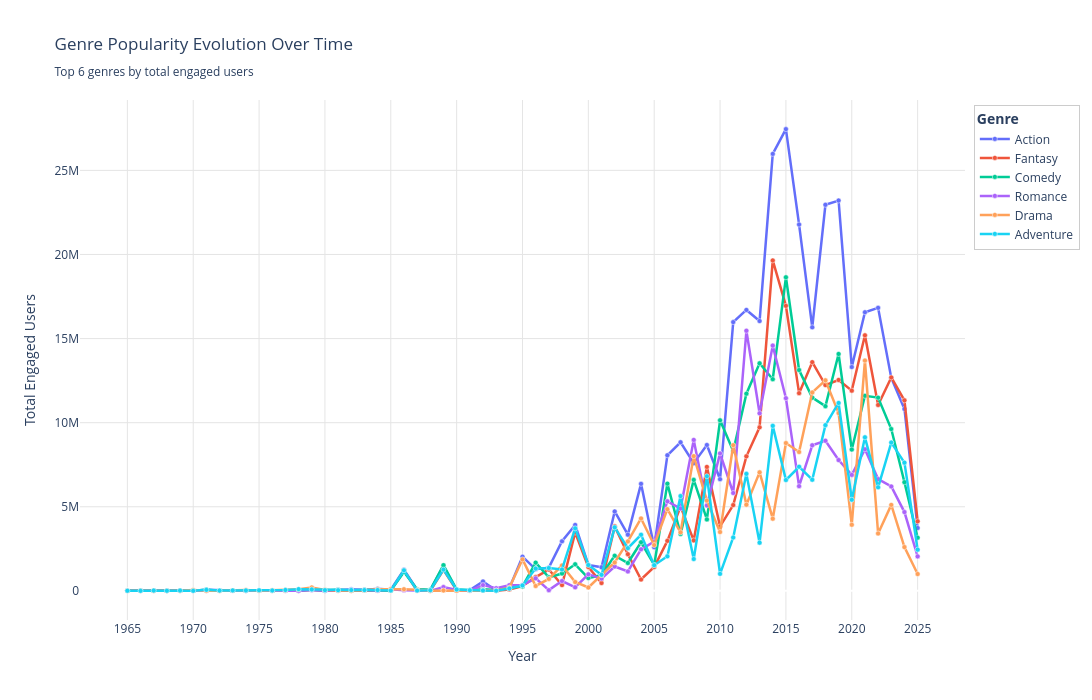

Notebook code cell kept with this figure:
### Markdown cell above
## The Dimension of Time: A Historical Perspective

The rankings above provide a snapshot of the current landscape, but they obscure the dramatic shifts that have defined the industry's history.

**Has Action always been the undisputed king? When did Fantasy explode into the mainstream?**

To truly understand the market's direction, we must look beyond static numbers and analyze the **trajectory** of viewer interests. 

The following timeline traces the engagement of top genres over the last 60 years (strandard) or the year range we choose, revealing the rise of new trends and the resilience of established formulas.

### Code cell
fig = gu.genre_evolution_over_time(top_n=6, year_range=(1965, 2025))
fig.show()
